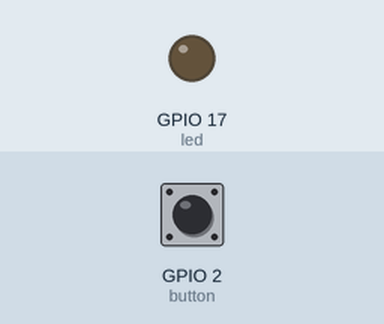
Recording of a program running on a simulated Raspberry Pi (BCM pin numbers). Parts: output pins drawn as LEDs (lit = HIGH). Inputs (shaded band) come from the test bench; at power-on: GPIO 2 (button) HIGH.

Above: at 1.2 s.
1.3 s: GPIO 2 (button) pulled LOW for 0.15 s
At 2.3 s:
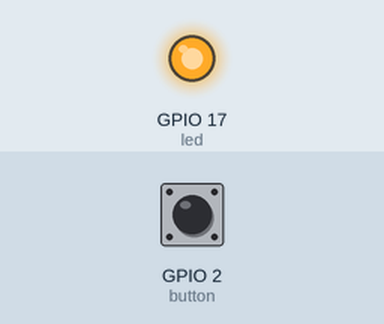
Timing chart, 0 to 10.4 s (numbered marks = the images above; inputs shaded):
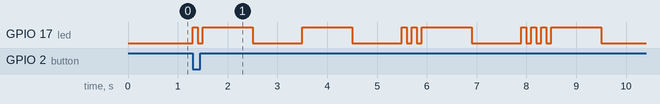

The program:

flash.py
```python
from gpiozero import LED, Button
from signal import pause
from time import sleep


led = LED(17)
button = Button(2)

button.when_pressed = led.on
button.when_released = led.off

def dot():
	led.on()
	sleep(0.1)
	led.off()
	sleep(0.1)

def dash():
	led.on()
	sleep(1)
	led.off()
	sleep(1)

def p():
	dot()
	dash()
	dash()
	dot()

def r():
	dot()
	dash()
	dot()
def i():
	dot()
	dot()
def n():
	dash()
	dot()
def c():
	dash()
	dot()
	dash()
	dot()
def e():
	dot()

def say_my_name():
	p()
	r()
	i()
	n()
	c()
	e()

button.when_pressed = say_my_name

pause()
```

Measured:
- after the input at 1.3 s, GPIO 17 (led): LOW → HIGH at once, → LOW 0.10 s later, → HIGH 0.10 s later, → LOW 1.0 s later, … (20 changes in this stretch)
